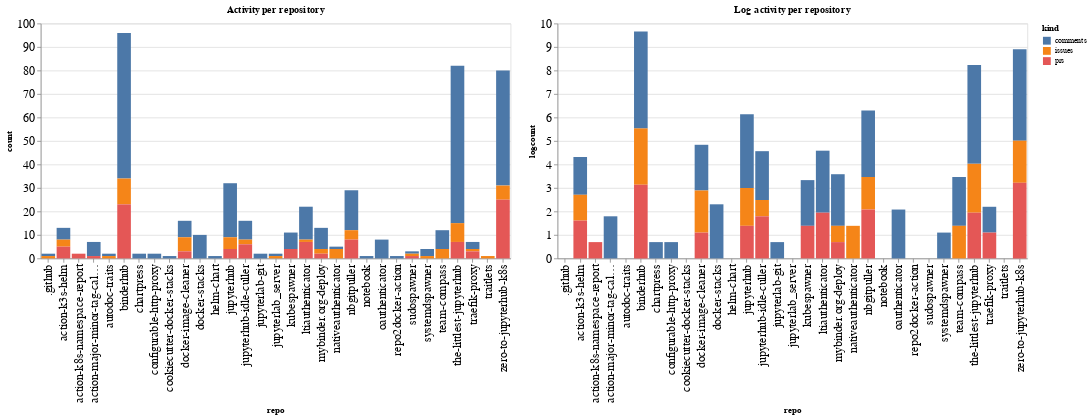

The cell this chart's notebook holds for it:
### Code cell
ch1 = alt.Chart(repo_summaries, width=600, title="Activity per repository").mark_bar().encode(
    x='repo',
    y='count',
    color='kind',
    tooltip="kind"
)

ch2 = alt.Chart(repo_summaries, width=600, title="Log activity per repository").mark_bar().encode(
    x='repo',
    y='logcount',
    color='kind',
    tooltip="kind"
)

ch1 | ch2

### Figure 1 — Vega-Lite specification as saved in the notebook (floating-point values rounded to 4 significant figures)
{"config": {"axisLeft": {"labelFontSize": 15}, "axisBottom": {"labelFontSize": 15}}, "hconcat": [{"mark": "bar", "encoding": {"color": {"type": "nominal", "field": "kind"}, "tooltip": {"type": "nominal", "field": "kind"}, "x": {"type": "nominal", "field": "repo"}, "y": {"type": "quantitative", "field": "count"}}, "title": "Activity per repository", "width": 600}, {"mark": "bar", "encoding": {"color": {"type": "nominal", "field": "kind"}, "tooltip": {"type": "nominal", "field": "kind"}, "x": {"type": "nominal", "field": "repo"}, "y": {"type": "quantitative", "field": "logcount"}}, "title": "Log activity per repository", "width": 600}], "data": {"name": "data-066b3ff40dbd44fb67fcebcb2245a803"}, "$schema": "https://vega.github.io/schema/vega-lite/v4.8.1.json", "datasets": {"data-066b3ff40dbd44fb67fcebcb2245a803": [{"repo": ".github", "kind": "comments", "count": 1, "logcount": 0.0}, {"repo": ".github", "kind": "issues", "count": 1, "logcount": 0.0}, {"repo": "action-k3s-helm", "kind": "comments", "count": 5, "logcount": 1.609}, {"repo": "action-k3s-helm", "kind": "issues", "count": 3, "logcount": 1.099}, {"repo": "action-k3s-helm", "kind": "prs", "count": 5, "logcount": 1.609}, {"repo": "action-k8s-namespace-report", "kind": "prs", "count": 2, "logcount": 0.6931}, {"repo": "action-major-minor-tag-calculator", "kind": "comments", "count": 6, "logcount": 1.792}, {"repo": "action-major-minor-tag-calculator", "kind": "prs", "count": 1, "logcount": 0.0}, {"repo": "autodoc-traits", "kind": "comments", "count": 1, "logcount": 0.0}, {"repo": "autodoc-traits", "kind": "issues", "count": 1, "logcount": 0.0}, {"repo": "binderhub", "kind": "comments", "count": 62, "logcount": 4.127}, {"repo": "binderhub", "kind": "issues", "count": 11, "logcount": 2.398}, {"repo": "binderhub", "kind": "prs", "count": 23, "logcount": 3.135}, {"repo": "chartpress", "kind": "comments", "count": 2, "logcount": 0.6931}, {"repo": "configurable-http-proxy", "kind": "comments", "count": 2, "logcount": 0.6931}, {"repo": "cookiecutter-docker-stacks", "kind": "comments", "count": 1, "logcount": 0.0}, {"repo": "docker-image-cleaner", "kind": "comments", "count": 7, "logcount": 1.946}, {"repo": "docker-image-cleaner", "kind": "issues", "count": 6, "logcount": 1.792}, {"repo": "docker-image-cleaner", "kind": "prs", "count": 3, "logcount": 1.099}, {"repo": "docker-stacks", "kind": "comments", "count": 10, "logcount": 2.303}, {"repo": "helm-chart", "kind": "comments", "count": 1, "logcount": 0.0}, {"repo": "jupyterhub", "kind": "comments", "count": 23, "logcount": 3.135}, {"repo": "jupyterhub", "kind": "issues", "count": 5, "logcount": 1.609}, {"repo": "jupyterhub", "kind": "prs", "count": 4, "logcount": 1.386}, {"repo": "jupyterhub-idle-culler", "kind": "comments", "count": 8, "logcount": 2.079}, {"repo": "jupyterhub-idle-culler", "kind": "issues", "count": 2, "logcount": 0.6931}, {"repo": "jupyterhub-idle-culler", "kind": "prs", "count": 6, "logcount": 1.792}, {"repo": "jupyterlab-git", "kind": "comments", "count": 2, "logcount": 0.6931}, {"repo": "jupyterlab_server", "kind": "comments", "count": 1, "logcount": 0.0}, {"repo": "jupyterlab_server", "kind": "issues", "count": 1, "logcount": 0.0}, {"repo": "kubespawner", "kind": "comments", "count": 7, "logcount": 1.946}, {"repo": "kubespawner", "kind": "prs", "count": 4, "logcount": 1.386}, {"repo": "ltiauthenticator", "kind": "comments", "count": 14, "logcount": 2.639}, {"repo": "ltiauthenticator", "kind": "issues", "count": 1, "logcount": 0.0}, {"repo": "ltiauthenticator", "kind": "prs", "count": 7, "logcount": 1.946}, {"repo": "mybinder.org-deploy", "kind": "comments", "count": 9, "logcount": 2.197}, {"repo": "mybinder.org-deploy", "kind": "issues", "count": 2, "logcount": 0.6931}, {"repo": "mybinder.org-deploy", "kind": "prs", "count": 2, "logcount": 0.6931}, {"repo": "nativeauthenticator", "kind": "comments", "count": 1, "logcount": 0.0}, {"repo": "nativeauthenticator", "kind": "issues", "count": 4, "logcount": 1.386}, {"repo": "nbgitpuller", "kind": "comments", "count": 17, "logcount": 2.833}, {"repo": "nbgitpuller", "kind": "issues", "count": 4, "logcount": 1.386}, {"repo": "nbgitpuller", "kind": "prs", "count": 8, "logcount": 2.079}, {"repo": "notebook", "kind": "comments", "count": 1, "logcount": 0.0}, {"repo": "oauthenticator", "kind": "comments", "count": 8, "logcount": 2.079}, {"repo": "repo2docker-action", "kind": "comments", "count": 1, "logcount": 0.0}, {"repo": "sudospawner", "kind": "comments", "count": 1, "logcount": 0.0}, {"repo": "sudospawner", "kind": "issues", "count": 1, "logcount": 0.0}, {"repo": "sudospawner", "kind": "prs", "count": 1, "logcount": 0.0}, {"repo": "systemdspawner", "kind": "comments", "count": 3, "logcount": 1.099}, {"repo": "systemdspawner", "kind": "issues", "count": 1, "logcount": 0.0}, {"repo": "team-compass", "kind": "comments", "count": 8, "logcount": 2.079}, {"repo": "team-compass", "kind": "issues", "count": 4, "logcount": 1.386}, {"repo": "the-littlest-jupyterhub", "kind": "comments", "count": 67, "logcount": 4.205}, {"repo": "the-littlest-jupyterhub", "kind": "issues", "count": 8, "logcount": 2.079}, {"repo": "the-littlest-jupyterhub", "kind": "prs", "count": 7, "logcount": 1.946}, {"repo": "traefik-proxy", "kind": "comments", "count": 3, "logcount": 1.099}, {"repo": "traefik-proxy", "kind": "issues", "count": 1, "logcount": 0.0}, {"repo": "traefik-proxy", "kind": "prs", "count": 3, "logcount": 1.099}, {"repo": "traitlets", "kind": "issues", "count": 1, "logcount": 0.0}, {"repo": "zero-to-jupyterhub-k8s", "kind": "comments", "count": 49, "logcount": 3.892}, {"repo": "zero-to-jupyterhub-k8s", "kind": "issues", "count": 6, "logcount": 1.792}, {"repo": "zero-to-jupyterhub-k8s", "kind": "prs", "count": 25, "logcount": 3.219}]}}
